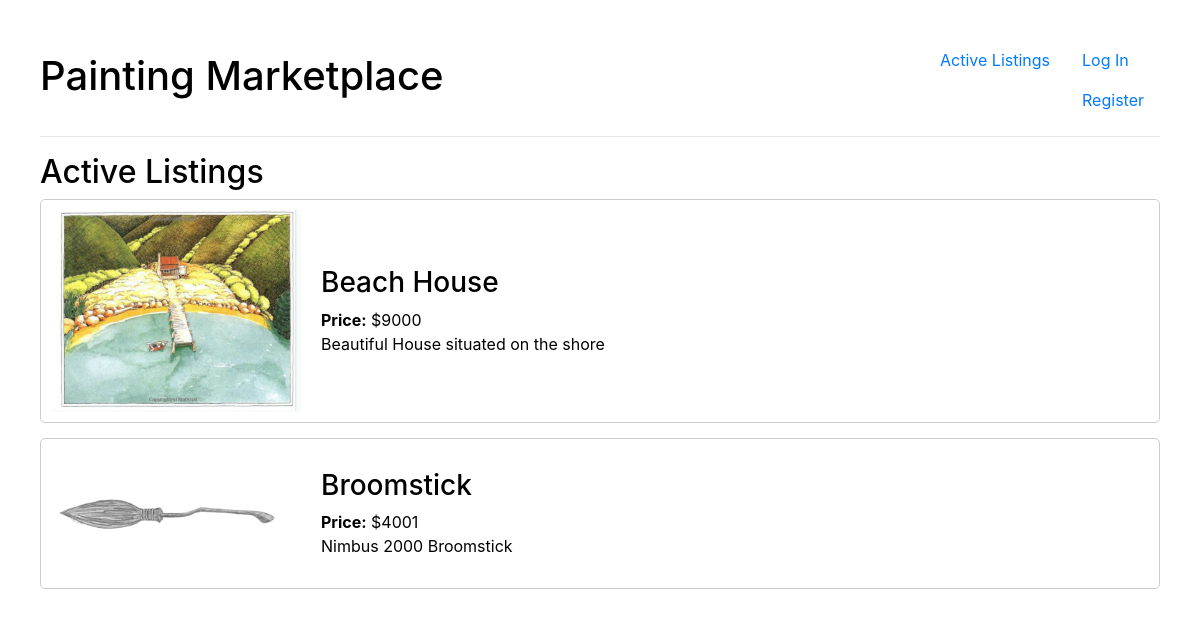
Before: / with the older database file.
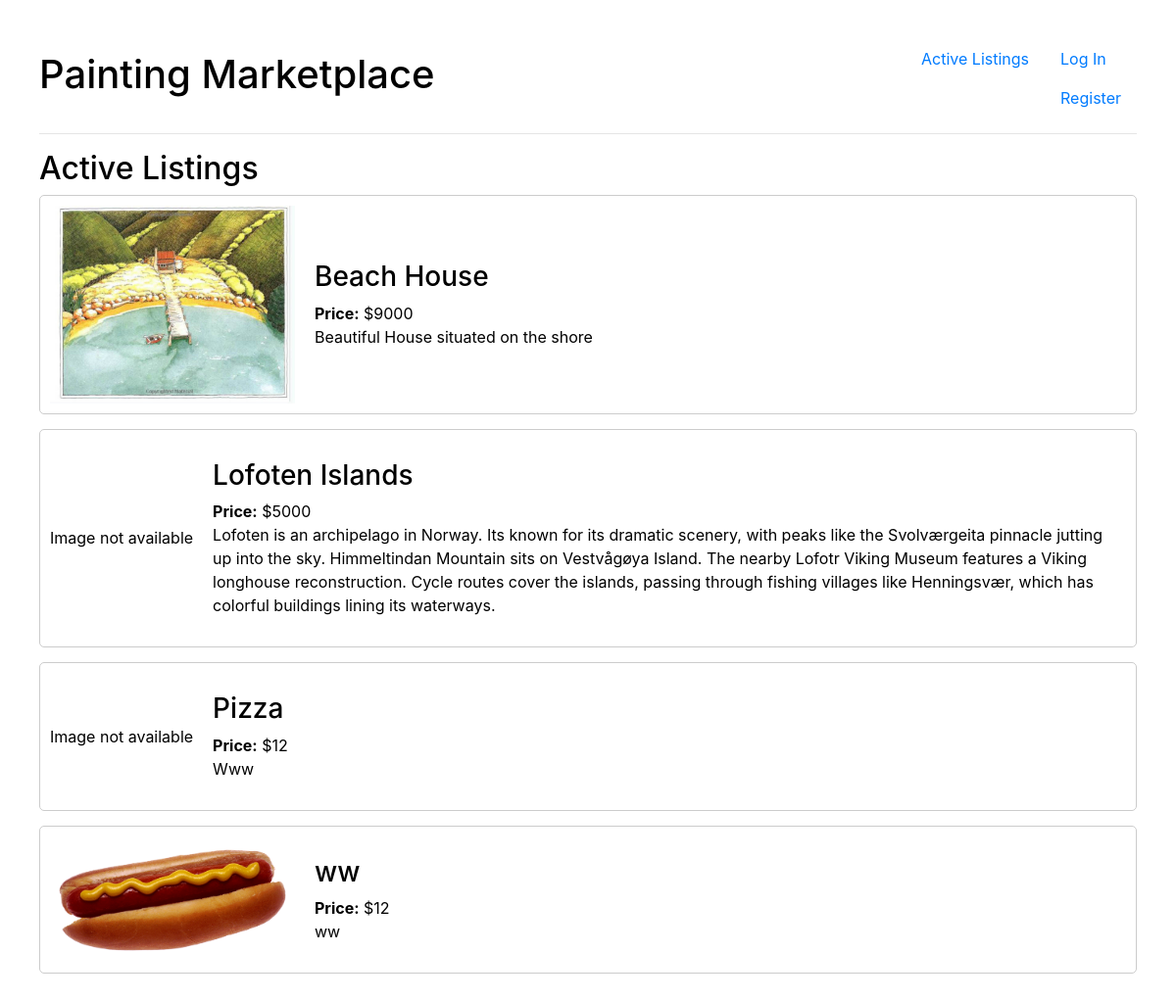
After: the same page with the newer database file.
### auctions/models.py (models this page shows, shortened)
class Auction_Listing(models.Model):
    title = models.CharField(max_length=64)
    owner = models.ForeignKey(User, on_delete=models.CASCADE, related_name="listings")
    is_active = models.BooleanField(default=True)
    description = models.TextField()
    starting_bid = models.IntegerField()
    current_price = models.IntegerField(null=True, blank=True)  # Track the current bid
    image = models.ImageField(upload_to='listing_images/', blank=True)
    category = models.ForeignKey(Category, on_delete=models.SET_NULL, null=True, related_name="listings")

### auctions/views.py (the view)
# urls.py: path("", views.index, name="index"),
def index(request):
    return render(request, "auctions/index.html", {
        "listings": Auction_Listing.objects.all(),
        "comments": Comment.objects.all(),
    })

### auctions/templates/auctions/index.html
{% extends "auctions/layout.html" %}
{% block body %}
    <h2>Active Listings</h2>
    {% for item in listings %}
        {% if item.is_active %}
        <div class="active-listing-cont">
            <div class="active-listing-img">
                {% if item.image %}
                <img src="{{ item.image.url }}" alt="Image for {{ item.title }}">
                {% else %}
                    <div>Image not available</div>
                {% endif %}
            </div>
            <div class="active-listing-info">
                <h3>
                    <a id="title" href="{% url 'listing_detail' item.id %}">{{ item.title }}</a>
                </h3>
                <div><b>Price:</b> ${{ item.current_price|default:item.starting_bid }}</div>
                <div>{{ item.description }}</div>
            </div>
        </div>
        {% endif %}
    {% endfor %}
{% endblock %}

### auctions/templates/auctions/layout.html (shortened to what this page needs)
{% load static %}
<!DOCTYPE html>
<html lang="en">
    <head>
        <link rel="stylesheet" href="https://stackpath.bootstrapcdn.com/bootstrap/4.4.1/css/bootstrap.min.css">
        <link href="{% static 'auctions/styles.css' %}" rel="stylesheet">
    </head>
    <body>
        <div id="heading">
            <h1>Painting Marketplace</h1>
            <ul class="nav">
                <li class="nav-item">
                    <a class="nav-link" href="{% url 'index' %}">Active Listings</a>
                </li>
                <div class="ml-auto">
                    {% if user.is_authenticated %}
                        <li class="nav-item">
                            <a class="nav-link" href="{% url 'logout' %}">Log Out</a>
                        </li>
                        <li class="nav-item">
                            <span class="nav-link disabled">Signed in as <strong>{{ user.username }}</strong>.</span>
                        </li>
                    {% else %}
                        <li class="nav-item">
                            <a class="nav-link" href="{% url 'login' %}">Log In</a>
                        </li>
                        <li class="nav-item">
                            <a class="nav-link" href="{% url 'register' %}">Register</a>
                        </li>
                    {% endif %}
                </div>
            </ul>
        </div>
        <hr>
        {% block body %}
        {% endblock %}
    </body>
</html>

### auctions/static/auctions/styles.css (style rules this page uses)
body { color: black; padding: 20px; margin: 20px; }
.active-listing-cont { display: flex; flex-direction: row; align-items: center; border: 1px solid #ccc; padding: 10px; border-radius: 5px; margin-bottom: 15px; width: 100%; box-sizing: border-box; }
.active-listing-img img { max-width: 250px; max-height: 250px; width: auto; height: auto; display: block; object-fit: contain; }
.active-listing-info { display: flex; flex-direction: column; padding: 20px; flex: 1; }
#heading { display: flex; flex-direction: row; align-items: center; justify-content: space-between; width: 100%; }
#title { color: black; }

Changed rows visible on the page:
removed Auction_Listing: image (picture), title "Broomstick", current_price "4001", description "Nimbus 2000 Broomstick"
added Auction_Listing: image "Image not available", title "Lofoten Islands", current_price "5000", description "Lofoten is an archipelago in Norway. Its known for its dramatic scenery, with peaks like the Svolværgeita pinnacle jutting up into the sky. Himmeltindan Mountain sits on Vestvågøya Island. The nearby Lofotr Viking Museum features a Viking longhouse reconstruction. Cycle routes cover the islands, passing through fishing villages like Henningsvær, which has colorful buildings lining its waterways."
added Auction_Listing: image "Image not available", title "Pizza", current_price "12", description "Www"
added Auction_Listing: image (picture), title "ww", current_price "12", description "ww"
